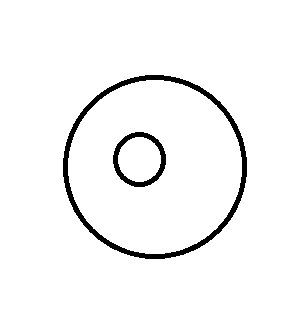
//> input picture c/opencv/lab/lab3.bmp, 297 x 310 px
$ ./lab3   (built with g++ and OpenCV 4)
//> lines starting //> are read from the running program, lines starting //| are printed output that depends on the picture; after the words box and inside, x2 and y2 are one past the last pixel; in counts of white or black regions, pixels touching at a corner belong together
#include <iostream>
#include <opencv2/opencv.hpp>
using namespace std;
using namespace cv;
#include <math.h>
#include <vector>
/**
 * @brief 检查参数
 *
 * @param input_image  输入图像
 * @param output_image  输出图像
 * @param kernel 卷积核
 * @return true
 * @return false
 */
bool simpleConvelution_check(Mat &input_image, Mat &output_image)
{
    if (input_image.size() != output_image.size())
        return false;
    if (input_image.type() != output_image.type())
        return false;
    return true;
}

bool simpleConvelution_check(vector<vector<int>> &kernel)
{
    if (kernel.size() == 0)
    {
        cout << "无效的kernel" << endl;
        return false;
    }
    int l = kernel[0].size();
    for (auto &r : kernel)
    {
        if (r.size() != l)
        {
            cout << "无效的kernel" << endl;
            return false;
        }
    }
    return true;
}
/**
 * @brief sobel边缘检测
 *
 * @param input_image 输入
 * @param output_image 输出
 * @param kernel 算子
 */
void EdgeDetection_Sobel(Mat &input_image, Mat &output_image, vector<vector<int>> &kernel)
{
    //检查
    if (!simpleConvelution_check(kernel))
        return;
    if (!simpleConvelution_check(input_image, output_image))
        output_image = Mat::zeros(input_image.size(), input_image.type());
    int pad = kernel.size() >> 1;
    int weight = 0;
    for (auto &r : kernel)
    {
        for (auto &n : r)
            weight += abs(n);
    }
    pair<int, int> head = {0, 0};
    for (int r = pad; r < input_image.rows - pad; ++r)
    {
        for (int c = pad; c < input_image.cols - pad; ++c)
        {
            //x的梯度
            int Gx = 0;
            for (int i = 0; i < kernel.size(); ++i)
            {
                for (int j = 0; j < kernel.size(); ++j)
                {
                    Gx += input_image.at<uchar>(head.first + i, head.second + j) * kernel[i][j];
                }
            }
            Gx /= weight;
            //y的梯度
            int Gy = 0;
            for (int i = 0; i < kernel.size(); ++i)
            {
                for (int j = 0; j < kernel.size(); ++j)
                {
                    Gy += input_image.at<uchar>(head.first + i, head.second + j) * kernel[j][i];
                }
            }
            Gy /= weight;
            output_image.at<uchar>(r, c) = sqrt(Gx * Gx + Gy * Gy);
            head.second++;
        }
        head.first++;
        head.second = 0;
    }
}
/**
 * @brief 霍夫检测线
 *
 * @param input_image 输入图像
 * @param threshold 阈值
 * @return vector<array<int, 3>> 储存线的数组｛极半径，角度，计数｝
 */
vector<array<int, 3>> Hough_check_lines(Mat &input_image, int threshold)
{
    vector<array<int, 3>> out;
    int r = input_image.rows;
    int c = input_image.cols;
    array<float, 180> vcos;
    array<float, 180> vsin;
    for (int tangle = 0; tangle < 180; ++tangle)
    {
        float t = tangle * CV_PI / 180;
        vcos[tangle] = cos(t);
        vsin[tangle] = sin(t);
    }
    int R = cvRound(sqrt(c * c + r * r));
    vector<vector<int>> Hough_space(R, vector<int>(180, 0));
    for (int x = 0; x < r; ++x)
    {
        for (int y = 0; y < c; ++y)
        {
            if (input_image.at<uchar>(x, y) != 0)
            {
                for (int tangle = 0; tangle < 180; ++tangle)
                {
                    int r = cvRound(x * vcos[tangle] + y * vsin[tangle]);
                    if (r > 0 && r < R)
                    {
                        Hough_space[r][tangle]++;
                    }
                }
            }
        }
    }
    for (int r = 0; r < R; ++r)
    {
        for (int t = 0; t < 180; ++t)
        {
            if (Hough_space[r][t] > threshold)
            {
                array<int, 3> newlne = {r, t, Hough_space[r][t]};
                out.push_back(newlne);
            }
        }
    }
    return out;
}

/**
 * @brief 霍夫变换检测椭圆
 *
 * @param input_image 输入图像
 * @param threshold_base   筛选基数
 * @return vector<array<int, 6>>  储存椭圆的数组｛x，y，a，b，角度，计数｝
 */
vector<array<int, 6>> Hough_check_ellipe(Mat &input_image, float threshold_base = 1.25)
{
    vector<array<int, 6>> out;
    int r = input_image.rows;
    int c = input_image.cols;
    int max = sqrt(r * r + c * c);
    //储存cos，sin值
    vector<array<float, 180>> vcos(max);
    vector<array<float, 180>> vsin(max);
    for (int tangle = 0; tangle < 180; ++tangle)
    {
        float t = tangle * CV_PI / 180;
        float costem = cos(t);
        float sintem = sin(t);
        for (int i = 0; i < max; ++i)
        {
            vcos[i][tangle] = i * costem;
            vsin[i][tangle] = i * sintem;
        }
    }
    //计算
    vector<vector<vector<vector<vector<int>>>>> Hough_Space(r, vector<vector<vector<vector<int>>>>(c, vector<vector<vector<int>>>(max, vector<vector<int>>(max, vector<int>(180, 0)))));
    for (int x = 0; x < c; ++x)
    {
        for (int y = 0; y < r; ++y)
        {
            if (input_image.at<uchar>(x, y) != 0)
            {
                for (int a = 0; a < max; ++a)
                {
                    for (int b = 0; b < max; ++b)
                    {
                        for (int tangle = 0; tangle < 180; ++tangle)
                        {
                            int x0 = cvRound(x - vcos[a][tangle]);
                            int y0 = cvRound(y - vcos[b][tangle]);
                            if (x0 >= 0 && x0 < r && y0 >= 0 && y0 < c)
                                Hough_Space[x0][y0][a][b][tangle]++;
                        }
                    }
                }
            }
        }
    }
    //筛选
    for (int x = 0; x < r; ++x)
    {
        for (int y = 0; y < c; ++y)
        {
            for (int a = 0; a < max; ++a)
            {
                for (int b = 0; b < max; ++b)
                {
                    int th = (a + b) * threshold_base;
                    for (int t = 0; t < 180; ++t)
                    {
                        if (Hough_Space[x][y][a][b][t] > th)
                        {
                            array<int, 6> newe = {x, y, a, b, t, Hough_Space[x][y][a][b][t]};
                            out.push_back(newe);
                        }
                    }
                }
            }
        }
    }
    return out;
}
/**
 * @brief 霍夫变换检测圆
 *
 * @param input_image 检测的图像
 * @param statr_R 圆半径最小值
 * @param end_R 圆半径最大值
 * @param threshold_base 筛选基数
 * @param R_step 半径变化基数
 * @return vector<array<float, 4>> 储存圆的数组｛半径，x坐标，y坐标，计算出的点数｝
 */
vector<array<float, 4>> Hough_check_circle(Mat &input_image_init, float statr_R, float end_R, float base = 2.5, float R_step = 1)
{
    Mat input_image = input_image_init.clone();
    vector<array<float, 4>> out;
    int r_grade = (end_R - statr_R) / R_step;
    if (r_grade < 1)
        return out;
    int r = input_image.rows;
    int c = input_image.cols;
    array<float, 360> vcos;
    array<float, 360> vsin;
    for (int tangle = 0; tangle < 360; ++tangle)
    {
        float t = tangle * CV_PI / 180;
        vcos[tangle] = cos(t);
        vsin[tangle] = sin(t);
    }
    vector<vector<vector<int>>> Hough_Space(r, vector<vector<int>>(c, vector<int>(end_R - statr_R)));
    float R = end_R;
    for (int r_g = 0; r_g < r_grade; ++r_g)
    {
        for (int a = 0; a < r; ++a)
        {
            for (int b = 0; b < c; ++b)
            {
                if (input_image.at<uchar>(a, b) != 0)
                {
                    for (int tangle = 0; tangle < 360; tangle++)
                    {
                        int x = cvRound(a - R * vcos[tangle]);
                        int y = cvRound(b - R * vsin[tangle]);
                        if (x < r && x > 0 && y < c && y > 0)
                            Hough_Space[x][y][r_g]++;
                    }
                }
            }
        }
        int maxthreshold = R * base;
        for (int a = 0; a < r; ++a)
        {
            for (int b = 155; b < c; ++b)
            {
                if (Hough_Space[a][b][r_g] > maxthreshold)
                {
                    array<float, 4> newcircle;
                    newcircle[0] = float(R);
                    newcircle[1] = float(a);
                    newcircle[2] = float(b);
                    newcircle[3] = float(Hough_Space[a][b][r_g]);
                    out.push_back(newcircle);
                }
            }
        }
        R -= R_step;
    }
    return out;
}
int main()
{
    Mat image_init = imread("C:/Users/17335/Desktop/test/c/opencv/lab/lab3.bmp", IMREAD_UNCHANGED);
//> image_init: 310 rows x 297 cols, CV_8UC1; 96.1% white; 2 black regions, box (x1, y1, x2, y2) and area: (63, 75, 247, 259) 2812, (113, 132, 166, 187) 767
    Mat image;
    vector<vector<int>> sobel = {{1, 2, 1},
                                 {0, 0, 0},
                                 {-1, -2, -1}};
    EdgeDetection_Sobel(image_init, image, sobel);
//> after the loop in EdgeDetection_Sobel, `for (int r = pad; r < input_image.rows - pad; ++r)`:
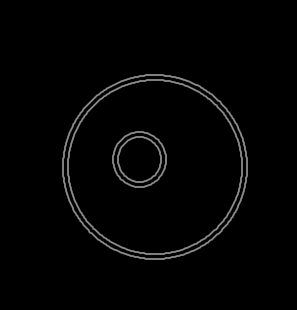
//> output_image: 310 rows x 297 cols, CV_8UC1; min 0, max 141, mean 4
    threshold(image, image, 125, 255, THRESH_BINARY);
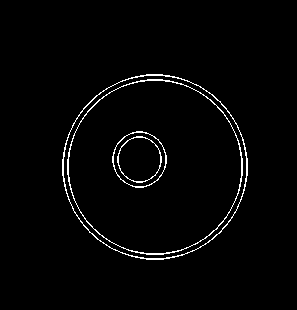
//> image: 310 rows x 297 cols, CV_8UC1; 2.1% white in thin lines or dots, all inside (x1, y1, x2, y2) = (62, 74, 248, 260)
    imshow("init", image);
    Mat test = Mat::zeros(image.size(), image.type());
    auto circlep = Hough_check_circle(image, 85, 95);
//> after the loop in Hough_check_circle, `for (int r_g = 0; r_g < r_grade; ++r_g)`: R = 85; out = 4 items
//> circlep = 4 items
    auto linep = Hough_check_lines(image, 100);
//> after the loop in Hough_check_lines, `for (int x = 0; x < r; ++x)`: r = 310
//> after the loop in Hough_check_lines, `for (int r = 0; r < R; ++r)`: out = 0 items
//> linep = 0 items
    auto ellipep = Hough_check_ellipe(image);
//> (the run ends here: the program stops with an error, at `vector<vector<vector<vector<vector<int>>>>> Hough_Space(r, vector<vect..`)
